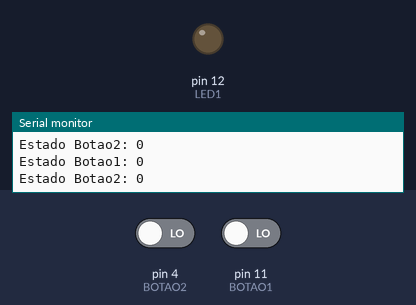
The sketch below on a simulated Arduino Uno, built with avr-gcc and run on an emulated ATmega328P. Shown: output pins drawn as LEDs (lit = HIGH), the last lines printed to the serial monitor. The inputs (shaded band) are chosen by the test bench; at power-on: pin 4 (BOTAO2) LOW, pin 11 (BOTAO1) LOW.

Above: at 2.0 s.
2.1 s: pin 4 (BOTAO2) driven HIGH and pin 11 (BOTAO1) driven HIGH
At 2.7 s:
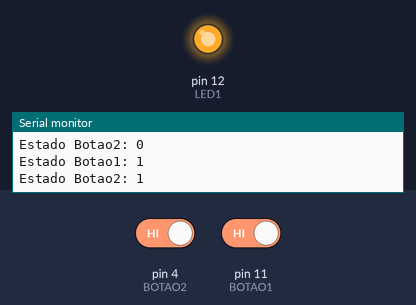
3.9 s: pin 4 (BOTAO2) driven LOW
At 5.3 s:
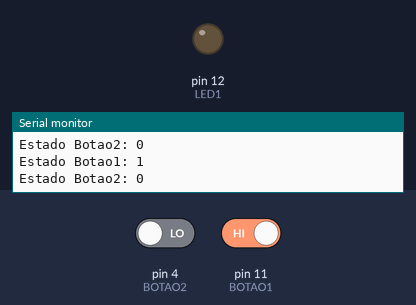
5.7 s: pin 4 (BOTAO2) driven HIGH
At 6.7 s:
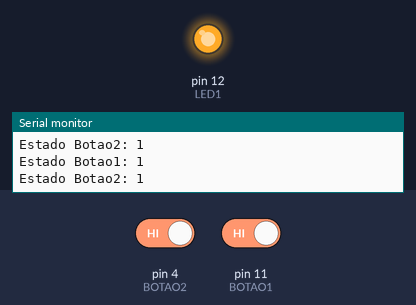
Timing chart, 0 to 8.7 s (numbered marks = the images above; inputs shaded):
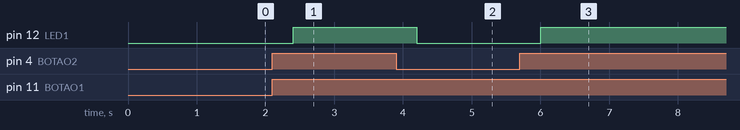

Measured:
- after the input at 2.1 s, pin 12 (LED1): LOW → HIGH after 0.30 s
- after the input at 3.9 s, pin 12 (LED1): HIGH → LOW after 0.30 s
- after the input at 5.7 s, pin 12 (LED1): LOW → HIGH after 0.30 s

The sketch:

botoeira.ino
```cpp
/**
* Atividade botoeira de duplo acionamento.
* Aula 2: GPIOs
* DICA: Para manter um push button pressionado no tinkercad
* clique pressioanndo o shift, o botão permanecerá pressionado
* https://www.tinkercad.com/things/9121wpWgsLQ-boteiraduploacionamento?sharecode=DYk81D98dsvl91g1qqJqkyjM47hlkvDgqClizshvSP8
*
* DICA: Atente-se aos terminais dos push-buttons,
* passando o mouse em cima, é possível notar a detonação
* terminal 1a, 2a, 1b, 2b. A ligação ocorre entre
* os terminais 1a-2a ou 1b-2b
*/

/*
* Define valores constantes
*/
#define LED1 12
#define BOTAO1 11
#define BOTAO2 4
#define TEMPO_LEITURA 600


void setup()
{
  // Configura porta serial para utilizar o monitor serial
  Serial.begin(9600);

  // Configura os pinos de entrada e saida
  pinMode(LED1, OUTPUT);

  pinMode(BOTAO1,INPUT);
  pinMode(BOTAO2,INPUT);
}

void loop()
{
  uint8_t estadoBt1 = 0;
  uint8_t estadoBt2 = 0;

  // Le o estados dos dois botões
  estadoBt1 = digitalRead(BOTAO1);
  estadoBt2 = digitalRead(BOTAO2);

  // Printa para a saída serial o estado dos botões
  Serial.print("Estado Botao1: ");
  Serial.println(estadoBt1);

  Serial.print("Estado Botao2: ");
  Serial.println(estadoBt2);

  /*
  * Verifica: Se AMBOS os botões estão ativos
  * (observe que o circuito utiliza resistores de pull down)
  * Se ambos estão ativos, acende o LED
  */
  if(estadoBt1 == HIGH && estadoBt2 == HIGH)
  {
    digitalWrite(LED1, HIGH);
  }
  // SE NÃO, apaga o LED
  else
  {
  	digitalWrite(LED1, LOW);
  }

  // Espera o tempo desejado
  delay(TEMPO_LEITURA);
}
```
